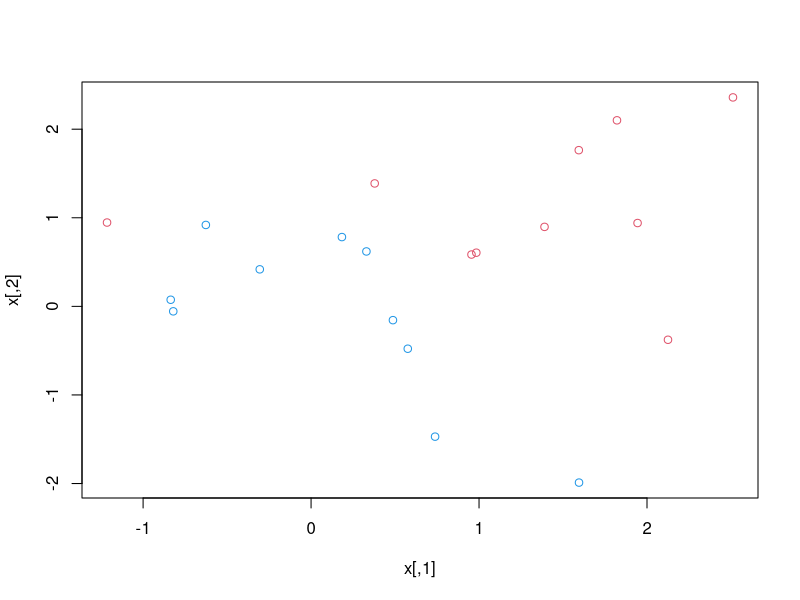
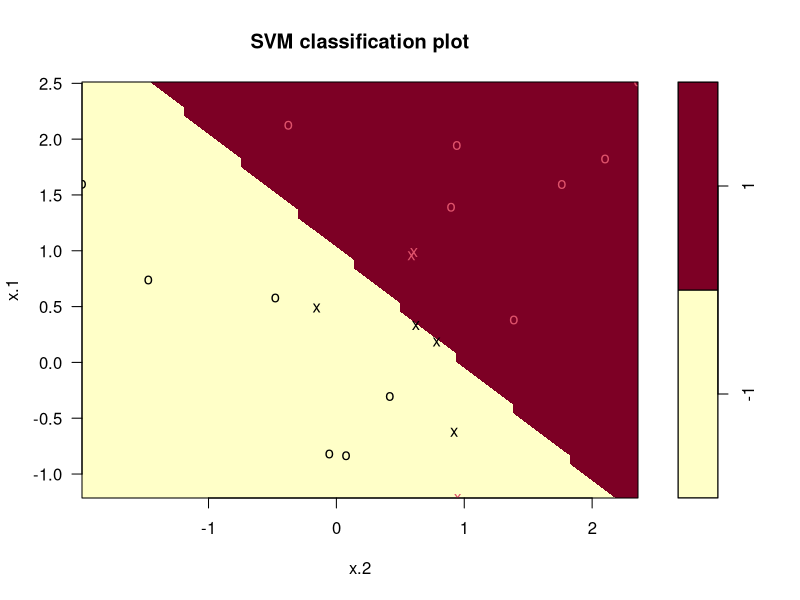

Write the R code that produced these figures, in order.


#  Support vector machine 
# An Introduction to Statistical learnng Ed. 2
  # chapter 9.6 page 359

library(e1071)

set.seed(1)
x = matrix(rnorm(20*2), ncol  = 2)
y = c(rep(-1,10), rep(1,10))
x[y==1,] = x[y==1,] + 1
plot(x, col = (3-y))

# svm
dat = data.frame(x = x, y =as.factor(y))
svmfit = svm(y~., data = dat, kernel = 'linear', cost = 10, scale = FALSE)
plot(svmfit, dat)

# index
svmfit$index

summary(svmfit)



















